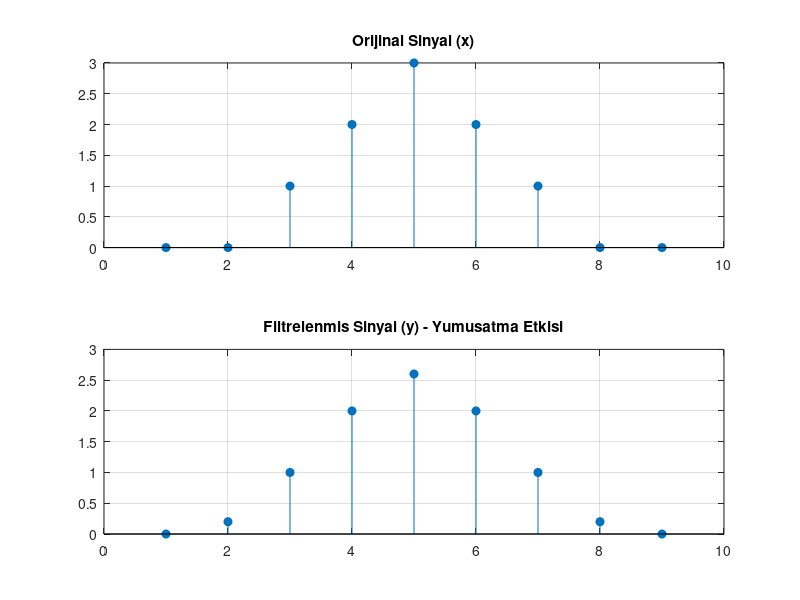

MATLAB code to generate this figure:
% konvolusyon islemi ve fir filtreleme sezgisi
% bu script, konvolusyonun "katla-kaydir-carp-topla" mantigini 
% ve basit diziler uzerindeki etkisini gosterir.

clc; clear; close all;

% sayisal ornek
% sinyal x ve sistem h (moving average gibi davranan bir h)
x = [1, 2, 3];
h = [1, 1];

% konvolusyon sonucu uzunlugu: l_x + l_h - 1 = 3 + 2 - 1 = 4
y = conv(x, h);

fprintf('Giris x: [%s]\n', num2str(x));
fprintf('Sistem h: [%s]\n', num2str(h));
fprintf('Cikti y (conv): [%s]\n', num2str(y));

% fir filtreleme ve yumusatma (smoothing)
% katsayilar sinyal uzerinde gezen bir "kalip" (kernel) gibidir.
x_long = [0 0 1 2 3 2 1 0 0];
h_smooth = [0.2 0.6 0.2]; % 3-tap smoothing kernel

y_smooth = conv(x_long, h_smooth, 'same');

fig = figure;
subplot(2,1,1);
stem(x_long, 'filled');
title('Orijinal Sinyal (x)');
grid on;

subplot(2,1,2);
stem(y_smooth, 'filled');
title('Filtrelenmis Sinyal (y) - Yumusatma Etkisi');
grid on;

% grafiklerde tepenin yayildigi ve genligin hafif azaldigi gozlenebilir.
% grafigi assets klasorune kaydet
saveas(fig, fullfile('..', 'assets', 'convolution_demo.png'));
